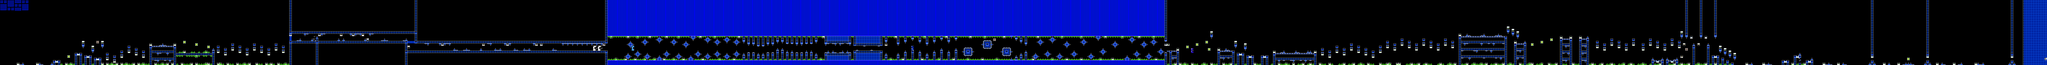

The image is a tile-based game level rendered from a .tmx file. Its description and source (layers, tilesets, objects; grid data summarised) follow:
An orthogonal 849x27 tile map with 16x16 px tiles, 2 tile layers (SP, ...), 2 tilesets, 2 image layers.

<map version="1.10" tiledversion="1.11.2" orientation="orthogonal" renderorder="right-down" width="849" height="27" tilewidth="16" tileheight="16" infinite="0" nextlayerid="5" nextobjectid="1">
 <editorsettings>
  <chunksize width="16" height="27" />
  <export target="subzero update needs testing.csv" format="csv" />
 </editorsettings>
 <tileset firstgid="1" name="famidash" tilewidth="16" tileheight="16" tilecount="256" columns="16">
  <image source="../../../GRAPHICS/famidash.bmp" width="256" height="256" />
 </tileset>
 <tileset firstgid="257" name="sprites" tilewidth="16" tileheight="16" tilecount="256" columns="16">
  <image source="../../../GRAPHICS/sprites.png" width="256" height="256" />
 </tileset>
 <imagelayer id="3" name="Image Layer 1" parallaxx="0.9" parallaxy="0.9" repeatx="1" repeaty="1">
  <image source="../../../GRAPHICS/Old/parallax Blue.bmp" width="144" height="72" />
 </imagelayer>
 <imagelayer id="4" name="Image Layer 2" offsetx="0" offsety="432" repeatx="1">
  <image source="../../../GRAPHICS/ground.bmp" width="64" height="128" />
 </imagelayer>
 <layer id="1" width="849" height="27">
  <data>[22923 cells, 22923 non-empty, 34 distinct tile ids]</data>
 </layer>
 <layer id="2" name="SP" width="849" height="27">
  <data>[22923 cells, 299 non-empty, 30 distinct tile ids]</data>
 </layer>
</map>
